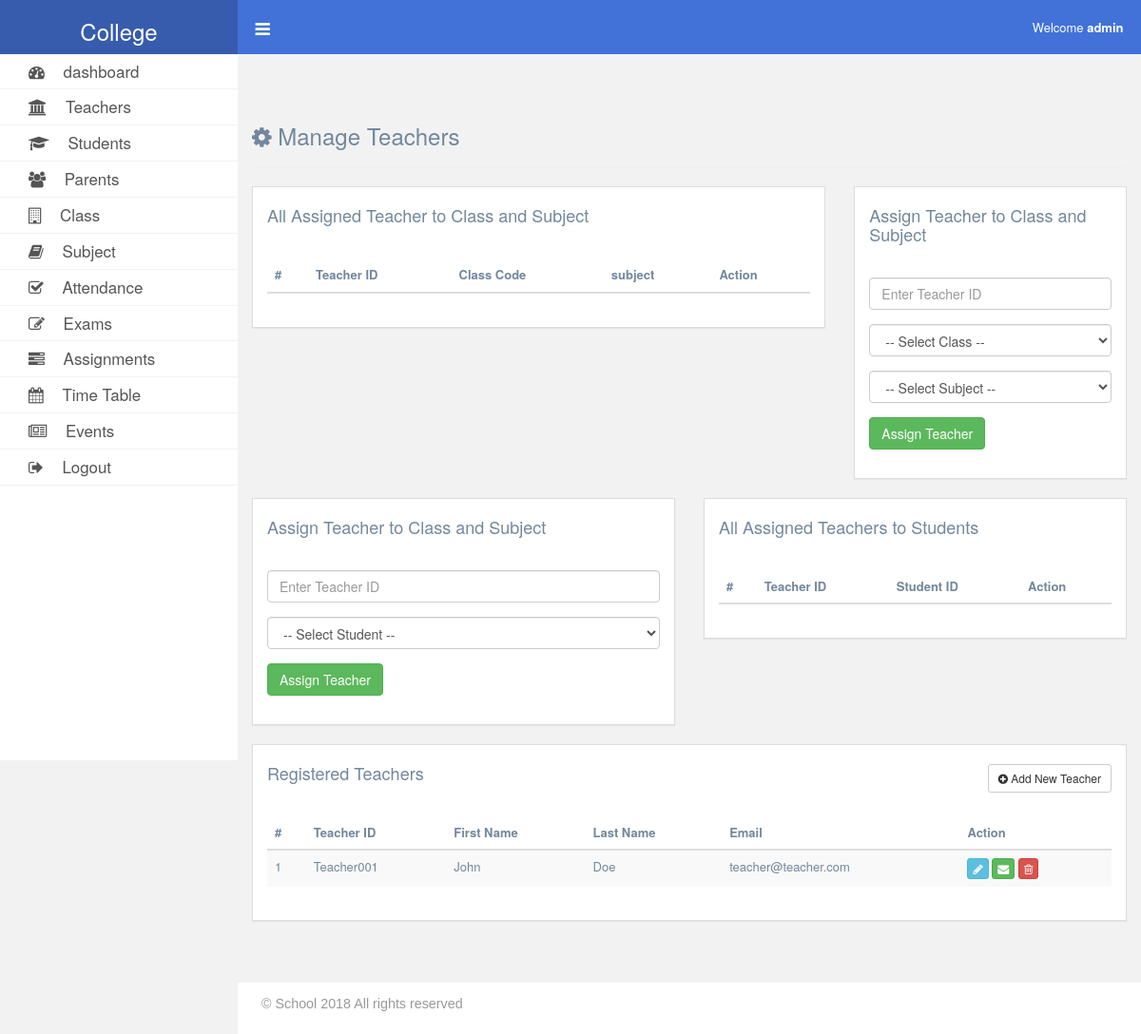
The page /admin/teachers.php (signed in) on the database its author committed.
### tables this page shows
CREATE TABLE IF NOT EXISTS `teacher` (
`id` int(11) NOT NULL,
  `teacher_id` varchar(60) NOT NULL,
  `email` varchar(60) NOT NULL,
  `password` varchar(60) NOT NULL,
  `first_name` varchar(60) NOT NULL,
  `last_name` varchar(60) NOT NULL,
  `online_status` tinyint(1) NOT NULL,
  `joined_date` timestamp NOT NULL DEFAULT CURRENT_TIMESTAMP ON UPDATE CURRENT_TIMESTAMP
);

### admin/includes/functions.php (called while the page is built, shortened)
<?php
    function admin_login(){
        if(isset($_SESSION['admin_id']) && !empty($_SESSION['admin_id'])){
            return true;
        }else{
            return false;
        }
    }
    function getadminfield($db,$field){
        $id = $_SESSION['admin_id'];
        $stmt = $db->prepare("select * from admin where id=?");
        $stmt->bindParam(1,$id);
        $stmt->execute();
        $row = $stmt->fetch();
        $output = $row["{$field}"];
        return $output;
    }
    function simpleSelect($db , $table){
        $stmt=$db->prepare("SELECT * FROM $table");
        $stmt->execute();
        return $stmt;
    }
?>

### admin/teachers.php (the view, shortened to what this page needs)
<?php
    require_once ('../config/database.php');
    require_once ('includes/functions.php');
    if(admin_login()){
    $counter = 1;
    $stmt = simpleSelect($db,'teacher');
    }else{
        redirect_to('login.php');
    }
?>
<?php include ('includes/header.php'); ?>
    <div class="content">
        <div class="container-fluid">
            <div class="row">
                <div class="col-md-12">
                    <div class="page-header">
                        <h3> <i class="fa fa-cog animated rollIn"></i> Manage Teachers</h3>
                    </div>
                </div>
            </div>
            <div class="row">
                <div class="col-md-8">
                    <div class="row">
                        <div class="col-md-12">
                            <div class="panel panel-default">
                                <div class="panel-heading">
                                    <div class="panel-title">
                                        <h4> All Assigned Teacher to Class and Subject </h4>
                                    </div>
                                </div>
                                <div class="panel-body">
                                <div class="table-responsive">
                                <table id="dataTable" class="teacherTable1 table table-striped">
                                    <thead>
                                        <tr>
                                            <th>#</th>
                                            <th>Teacher ID</th>
                                            <th>Class Code</th>
                                            <th>subject</th>
                                            <th>Action</th>
                                        </tr>
                                    </thead>
                                </table>
                            </div>
                                </div>
                            </div>
                        </div>
                    </div>
                </div>
                <div class="col-md-4">
                    <div class="panel panel-default">
                        <div class="panel-heading">
                           <h4> Assign Teacher to Class and Subject </h4>
                        </div>
                        <div class="panel-body">
                            <form id="assignTeacher_form" action="" class="form-horizontal">
                                <div class="form-group">
                                    <div class="col-md-12 col-sm-6 col-xs-12">
                                    <input class="form-control col-md-7 col-xs-12" id="assign_teacher_id" required="required" type="text" placeholder="Enter Teacher ID">
                                    </div>
                                </div>
                                <div class="form-group">
                                    <div class="col-md-12 col-sm-6 col-xs-12">
                                        <select class="form-control" name="" id="assign_class_code" required>
                                            <option value="">-- Select Class --</option>
                                        </select>
                                    </div>
                                </div>
                                <div class="form-group">
                                    <div class="col-md-12 col-sm-6 col-xs-12">
                                        <select class="form-control" name="" id="assign_subject_id" required>
                                            <option value="">-- Select Subject --</option>
                                        </select>
                                    </div>
                                </div>
                                <div class="form-group">
                                    <div class="col-md-6 col-sm-6 col-xs-12">
                                    <button name="" class="btn btn-success" id="" type="submit">Assign Teacher</button>
                                    </div>
                                </div>
                            </form>
                        </div>
                    </div>
                </div>
            </div>
            <div class="row">
                <div class="col-md-6">
                    <div class="panel panel-default">
                        <div class="panel-heading">
                           <h4> Assign Teacher to Class and Subject </h4>
                        </div>
                        <div class="panel-body">
                            <form id="assignTutor_form" action="" class="form-horizontal">
                                <div class="form-group">
                                    <div class="col-md-12 col-sm-6 col-xs-12">
                                    <input class="form-control col-md-7 col-xs-12" id="tutor_id" required type="text" placeholder="Enter Teacher ID">
                                    </div>
                                </div>
                                <div class="form-group">
                                    <div class="col-md-12 col-sm-6 col-xs-12">
                                        <select class="form-control" name="" id="student_id" required>
                                            <option value="">-- Select Student --</option>
                                        </select>
                                    </div>
                                </div>
                                <div class="form-group">
                                    <div class="col-md-6 col-sm-6 col-xs-12">
                                    <button name="" class="btn btn-success" id="" type="submit">Assign Teacher</button>
                                    </div>
                                </div>
                            </form>
                        </div>
                    </div>
                </div>
                <div class="col-md-6">
                    <div class="row">
                        <div class="col-md-12">
                            <div class="panel panel-default">
                                <div class="panel-heading">
                                    <div class="panel-title">
                                        <h4> All Assigned Teachers to Students </h4>
                                    </div>
                                </div>
                                <div class="panel-body">
                                <div class="table-responsive">
                                <table id="dataTable3" class="teacherTable3 table table-striped">
                                    <thead>
                                        <tr>
                                            <th>#</th>
                                            <th>Teacher ID</th>
                                            <th>Student ID</th>
                                            <th>Action</th>
                                        </tr>
                                    </thead>
                                </table>
                            </div>
                                </div>
                            </div>
                        </div>
                    </div>
                </div>
            </div>
            <div class="row">
                <div class="col-md-12">
                    <div class="panel panel-default">
                        <div class="panel-heading">
                           <h4> Registered Teachers
                            <span class="pull-right"><button type="submit" class="btn btn-default btn-sm" data-toggle="modal" data-target="#addteacher"><i class="fa fa-plus-circle"></i>  Add New Teacher</button></span>
                           </h4>
                        </div>
                        <div class="panel-body">
                            <div class="table-responsive">
                                <table id="dataTable2" class="teacherTable2 table table-striped">
                                    <thead>
                                        <tr>
                                            <th>#</th>
                                            <th>Teacher ID</th>
                                            <th>First Name</th>
                                            <th>Last Name</th>
                                            <th>Email</th>
                                            <th>Action</th>
                                        </tr>
                                    </thead>
                                    <tbody>
                                        <?php while($row = $stmt->fetch()){ ?>
                                            <tr>
                                                <td><?= $counter; ?></td>
                                                <td><?= $row['teacher_id']; ?></td>
                                                <td><?= $row['first_name']; ?></td>
                                                <td><?= $row['last_name']; ?></td>
                                                <td><?= $row['email']; ?></td>
                                                <td>
                                                    <button class="btn btn-xs btn-info" data-id="<?= $row['id']; ?>" data-toggle="modal" data-target="#editTeacher">
                                                        <i class="fa fa-pencil"></i>
                                                    </button>
                                                    <button class="btn btn-xs btn-success" data-id="<?= $row['id'] ?>" data-toggle="modal" data-target="#emailteacher">
                                                        <i class="fa fa-envelope"></i>
                                                    </button>
                                                    <button class="deleteTeacher btn btn-xs btn-danger" data-id="<?= $row['id']; ?>">
                                                        <i class="fa fa-trash-o"></i>
                                                    </button>
                                                </td>
                                            </tr>
                                        <?php $counter=$counter+1; } ?>
                                    </tbody>
                                </table>
                            </div>
                        </div>
                    </div>
                </div>
            </div>
        </div>
    </div>
<?php include ('includes/footer.php'); ?>

### admin/includes/header.php (shortened to what this page needs)
<?php
    require_once ('../config/database.php');
    require_once ('includes/functions.php');
?>
<!DOCTYPE html>
<html lang="en">
<head>
    <link rel="stylesheet" href="../css/bootstrap.css">
    <link rel="stylesheet" href="fonts/font-awesome/css/font-awesome.css">
    <link rel="stylesheet" type="text/css" href="../alertifyjs/css/alertify.css">
	<link rel="stylesheet" type="text/css" href="../alertifyjs/css/themes/default.css">
    <link rel="stylesheet" href="../css/animate.css">
    <link rel="stylesheet" href="css/default.css">
    <link rel="stylesheet" href="../css/dataTables.bootstrap.css">
    <link rel="stylesheet" href="../css/datatables.net-bs/css/dataTables.bootstrap.css">
    <link rel="stylesheet" href="../css/datatables.net-responsive/css/responsive.bootstrap.css">
    <link rel="stylesheet" href="../css/bootstrap-daterangepicker/daterangepicker.css">
</head>
<body>
    <div class="wrapper">
        <nav id="sidebar" class="hidden-xs">
            <div class="sidebar-header">
                <h3><a href="index.php">College</a></h3>
            </div>
            <ul class="unstyled-list components">
            <?php
                if(admin_login()){
                    echo'
                    <li><a href="index.php"> <i class="fa fa-dashboard"></i> <span style="margin-left:15px;"> dashboard</span></a></li>
                    <li><a href="teachers.php"><i class="fa fa-university"></i> <span style="margin-left:15px;"> Teachers</span></a></li>
                    <li><a href="students.php"><i class="fa fa-mortar-board"></i> <span style="margin-left:15px;">Students</span></a></li>
                    <li><a href="parents.php"><i class="fa fa-users"></i> <span style="margin-left:15px;"> Parents</span></a></li>
                    <li><a href="class.php"><i class="fa fa-building-o"></i> <span style="margin-left:15px;"> Class</span></a></li>
                    <li><a href="subject.php"><i class="fa fa-book"></i> <span style="margin-left:15px;"> Subject</span></a></li>
                    <li><a href="attendance.php"><i class="fa fa-check-square-o"></i> <span style="margin-left:15px;"> Attendance</span></a></li>
                    <li><a href="exams.php"><i class="fa fa-edit"></i> <span style="margin-left:15px;"> Exams</span></a></li>
                    <li><a href="assignment.php"><i class="fa fa-tasks"></i> <span style="margin-left:15px;"> Assignments</span></a></li>
                    <li><a href="timetable.php"><i class="fa fa-calendar"></i> <span style="margin-left:15px;"> Time Table</span></a></li>
                    <li><a href="events.php"><i class="fa fa-newspaper-o"></i> <span style="margin-left:15px;"> Events</span></a></li>
                    <li><a href="logout.php"><i class="fa fa-sign-out"></i> <span style="margin-left:15px;">Logout</span></a></li>';
                }else if(teacher_login()){
                    echo'
                    <li><a href="students.php"><i class="fa fa-mortar-board"></i> <span style="margin-left:15px;">Students</span></a></li>
                    <li><a href="parents.php"><i class="fa fa-users"></i> <span style="margin-left:15px;"> Parents</span></a></li>
                    <li><a href="attendance.php"><i class="fa fa-check-square-o"></i> <span style="margin-left:15px;"> Attendance</span></a></li>
                    <li><a href="exams.php"><i class="fa fa-edit"></i> <span style="margin-left:15px;"> Exams</span></a></li>
                    <li><a href="assignment.php"><i class="fa fa-tasks"></i> <span style="margin-left:15px;"> Assignments</span></a></li>
                    <li><a href="logout.php"><i class="fa fa-sign-out"></i> <span style="margin-left:15px;">Logout</span></a></li>';
                }else{
                    redirect_to('login.php');
                }
            ?>
            </ul>
        </nav>
        <div id="page-content">
            <nav class="navbar navbar-default hidden-xs">
                <div class="container-fluid">
                    <div class="navbar-header">
                        <a id="togglesidebar" class="navbar-brand">
                            <i class="fa fa-bars"></i>
                        </a>
                    </div>
                    <div>
                        <ul class="nav navbar-nav navbar-right">
                        <?php
                            if(admin_login()){
                                $name = getadminfield($db,'first_name');
                                echo '<li><a>Welcome <strong>'.$name.'</strong></a></li>';
                            }else if(teacher_login()){
                                $name = getTeacherfield($db,'first_name');
                                echo '<li><a>Welcome<strong> '.$name.'</strong></a></li>';
                            }
                        ?>
                        </ul>
                    </div>
                </div>
            </nav>

### rows shown on the page
teacher: teacher "Teacher001", first_name "John", last_name "Doe", email "teacher@teacher.com"

### other values the page prints
$name "admin"
